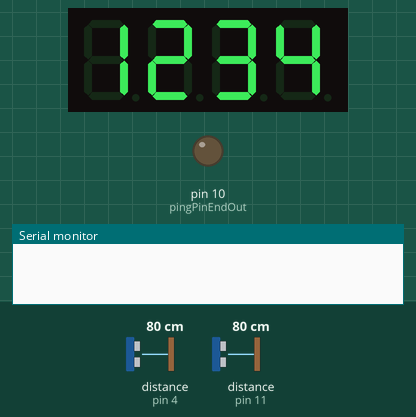
This sketch was run on a simulated Arduino Uno, built with avr-gcc and run on an emulated ATmega328P. On the bench: 4-digit seven-segment display, output pins drawn as LEDs (lit = HIGH), the last lines printed to the serial monitor. Wiring (inferred from the names in the program): ultrasonic range finder: trigger pin 3; echo pin 4. The inputs (shaded band) are chosen by the test bench; at power-on: distance to the obstacle (sensors on pin 4, pin 11) 80 cm. The echo pulse lasts 58.3 µs per cm; not simulated (calls return 0 or success): arduino_secrets.h; pins used as bus, display or sensor lines are not drawn.

Above: at 0.1 s.
2.3 s: distance to the obstacle (sensor on pin 4) set to 2 cm
At 2.81 s:
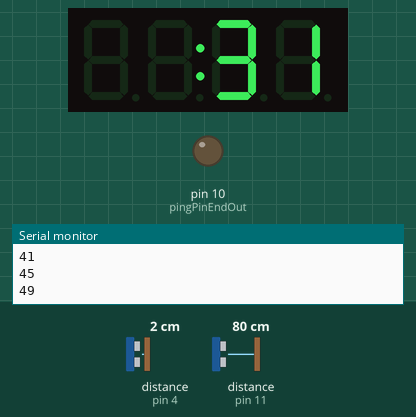
4.1 s: distance to the obstacle (sensor on pin 11) set to 2 cm
At 4.9 s:
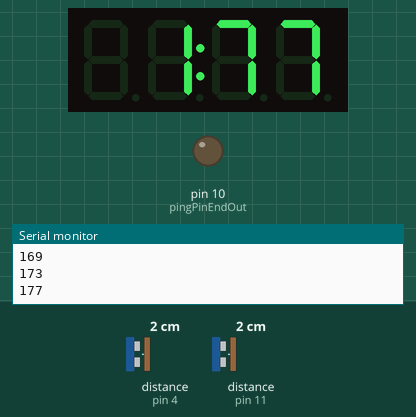
5.6 s: distance to the obstacle (sensor on pin 11) set to 35 cm
At 5.79 s:
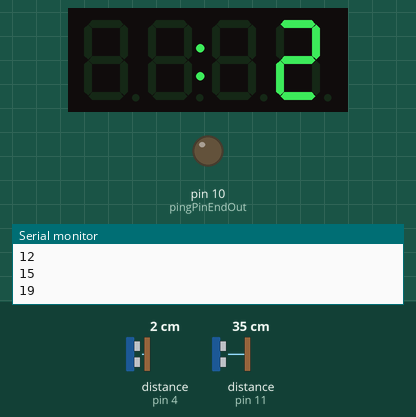
7.1 s: distance to the obstacle (sensor on pin 11) set to 60 cm
At 7.64 s:
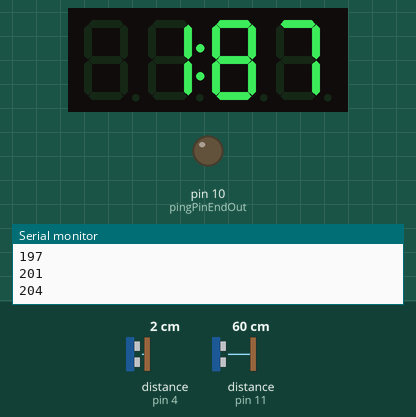
Timing chart, 0 to 9.9 s (numbered marks = the images above; inputs shaded):
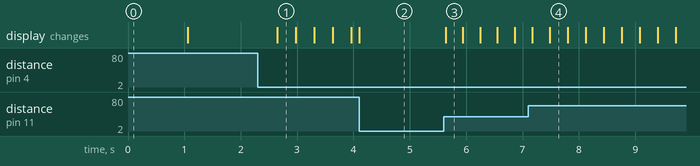

The sketch:

BoatRace.ino
```cpp
#include "arduino_secrets.h"

#include <Arduino.h>
#include <TM1637Display.h>
/*

*/
//Serial display port 8
#define CLK 9
#define DIO 8

// The amount of time (in milliseconds) between tests
#define TEST_DELAY   1

const uint8_t SEG_DONE[] = {
	SEG_B | SEG_C | SEG_D | SEG_E | SEG_G,           // d
	SEG_A | SEG_B | SEG_C | SEG_D | SEG_E | SEG_F,   // O
	SEG_C | SEG_E | SEG_G,                           // n
	SEG_A | SEG_D | SEG_E | SEG_F | SEG_G            // E
	};

TM1637Display display(CLK, DIO);


const int pingPinStartOut = 3;
const int pingPinStartIn = 4;
const int pingPinEndOut = 10;
const int pingPinEndIn = 11;
const int startDistanceMeasurement = 8;
const int endDistanceMeasurement = 10;

//Time is in centiseconds
int time;
int startTime;


void setup() {
    Serial.begin(9600);
    // Must begin s7s software serial at the correct baud rate.
    //  The default of the s7s is 9600.

  uint8_t data[] = { 0xff, 0xff, 0xff, 0xff };
  uint8_t blank[] = { 0x00, 0x00, 0x00, 0x00 };
  display.setBrightness(0x0f);

  // All segments on
  display.setSegments(data);

  // Clear the display before jumping into loop
  display.showNumberDec(1234, false);
  delay(1000);
  display.clear();
}

void loop() {
    startTime = millis() / 10;
    if (getDistanceInches(pingPinStartOut, pingPinStartIn) < startDistanceMeasurement){
      while (true){
        if (getDistanceInches(pingPinEndOut, pingPinEndIn) < endDistanceMeasurement){
          break;
        }
        delay(10);
        time = (millis()/10) - startTime;
        displayTime(time);
      }
    } else {
      delay(10);
    }
}

long getDistanceInches(int pingPinOut, int pingPinIn){
  long duration;
  // The PING))) is triggered by a HIGH pulse of 2 or more microseconds.
  // Give a short LOW pulse beforehand to ensure a clean HIGH pulse:
  pinMode(pingPinOut, OUTPUT);
  digitalWrite(pingPinOut, LOW);
  delayMicroseconds(2);
  digitalWrite(pingPinOut, HIGH);
  delayMicroseconds(5);
  digitalWrite(pingPinOut, LOW);

  pinMode(pingPinIn, INPUT);
  duration = pulseIn(pingPinIn, HIGH);

  // convert the time into a distance
  return microsecondsToInches(duration);
}

long microsecondsToInches(long microseconds) {
  // According to Parallax's datasheet for the PING))), there are 73.746
  // microseconds per inch (i.e. sound travels at 1130 feet per second).
  // This gives the distance travelled by the ping, outbound and return,
  // so we divide by 2 to get the distance of the obstacle.
  // See: https://www.parallax.com/package/ping-ultrasonic-distance-sensor-downloads/
  return microseconds / 74 / 2;
}

long microsecondsToCentimeters(long microseconds) {
  // The speed of sound is 340 m/s or 29 microseconds per centimeter.
  // The ping travels out and back, so to find the distance of the object we
  // take half of the distance travelled.
  return microseconds / 29 / 2;
}

void displayTime(int centiseconds){

  Serial.println(centiseconds);
  display.showNumberDecEx(centiseconds, 0b01000000, false);  // Expect: 0001
}
```

Measured:
- after the input at 2.3 s, the display: changes after 0.35 s (image 1)
- after the input at 5.6 s, the display: changes at once (image 3)
